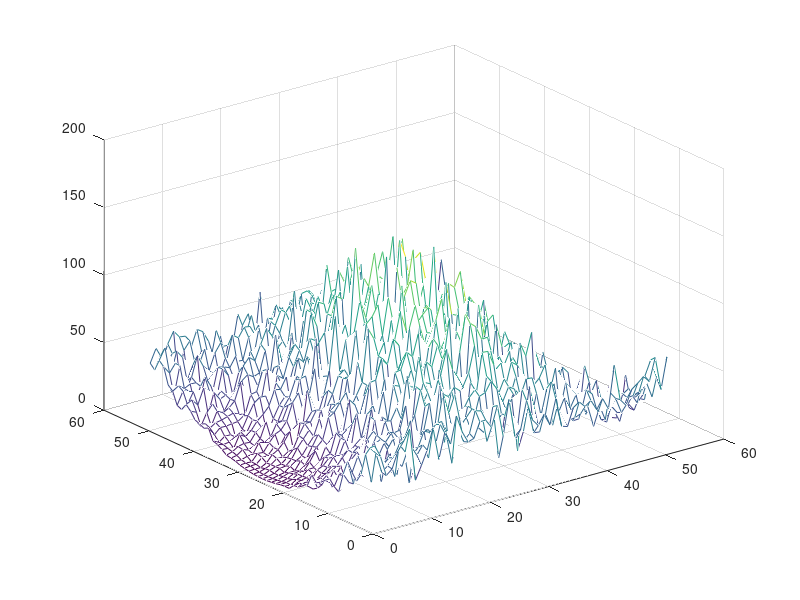
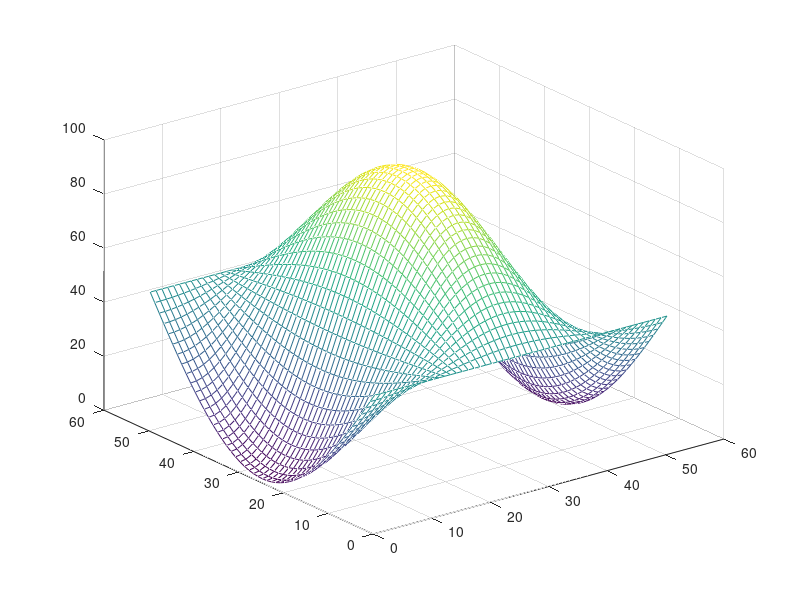
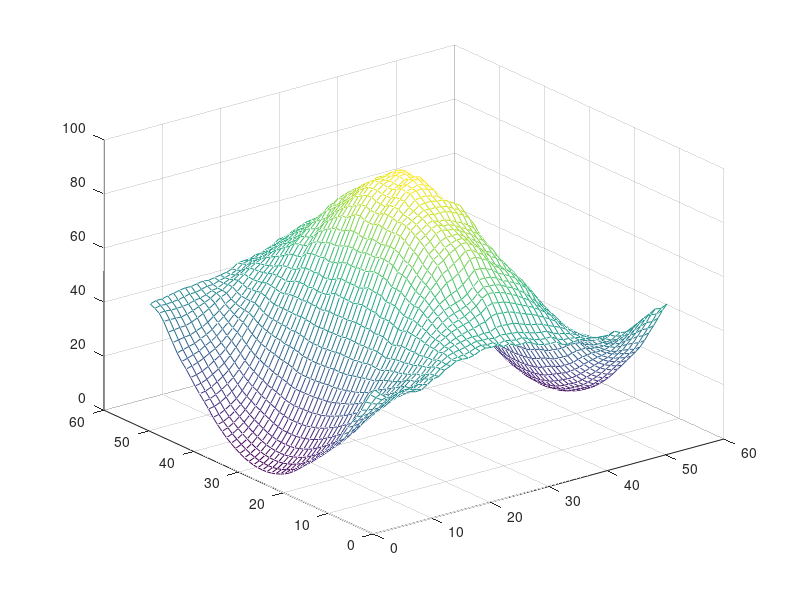

These figures' MATLAB source, in order:
clear;
close all;
load('noisy_surface.mat')
load('true_surface.mat')

noisy=noisy_surface;
true=true_surface;

mesh(noisy)

figure

mesh(true)

[x,y]=size(true);
N=x*y;

VarianceMatrix=(noisy-true).^2;

Variance=(1/(N-1))*sum(reshape(VarianceMatrix,[],1));

%%

Z=noisy;
Zs1=Z;
alpha=0.335;
for j=1:y
    for i=2:x
        Zs1(i,j)=Zs1(i-1,j)+alpha*(Z(i,j)-Zs1(i-1,j));
    end
end
Zs2=Zs1;

for j=1:y
    for i=x-1:-1:1
        Zs2(i,j)=Zs2(i+1,j)+alpha*(Zs1(i,j)-Zs2(i+1,j));
    end
end

Zs3=Zs2;

for i=1:x
    for j=2:y
        Zs3(i,j)=Zs3(i,j-1)+alpha*(Zs2(i,j)-Zs3(i,j-1));
    end
end

Zs4=Zs3;

for i=1:x
    for j=y-1:-1:1
        Zs4(i,j)=Zs4(i,j+1)+alpha*(Zs3(i,j)-Zs4(i,j+1));
    end
end

figure
mesh(Zs4)

VarianceMatrixS=(Zs4-true).^2;

VarianceS=(1/(N-1))*sum(reshape(VarianceMatrixS,[],1));